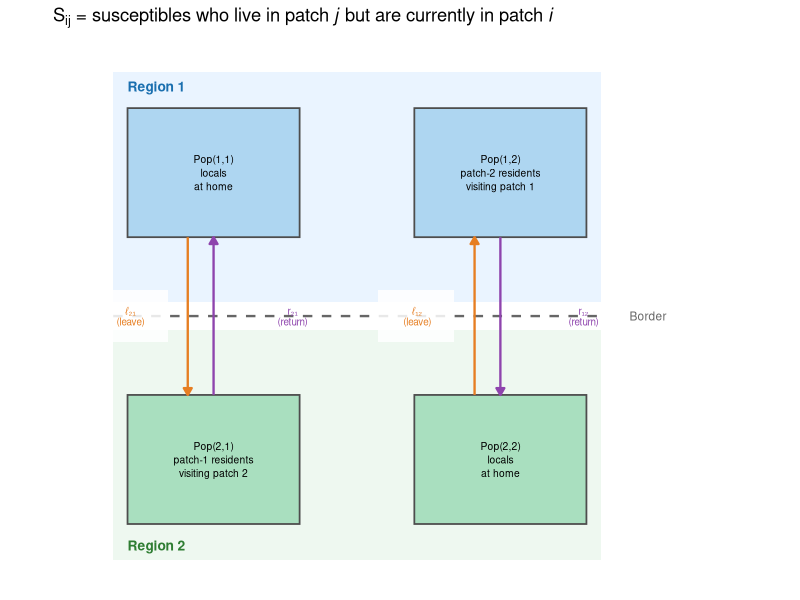

Write the R code that produced this figure.
# ============================================================
# Generate fig3_commuter_schematic.png
#
# Schematic of the two-region commuter metapopulation model.
# Shows four subpopulations (Pop(i,j)) with orange leaving
# arrows (ℓ) and purple return arrows (r) between regions.
# White background boxes ensure ℓ labels are visible over
# the shaded region backgrounds.
#
# Written by Claude Sonnet 4.6 (Anthropic)
# ============================================================

library(ggplot2)

nodes <- data.frame(
  x     = c(1, 3, 1, 3),
  y     = c(3, 3, 1, 1),
  label = c("Pop(1,1)\nlocals\nat home",
            "Pop(1,2)\npatch-2 residents\nvisiting patch 1",
            "Pop(2,1)\npatch-1 residents\nvisiting patch 2",
            "Pop(2,2)\nlocals\nat home"),
  patch = c("1", "1", "2", "2")
)

border_df <- data.frame(x = c(0.3, 3.7), y = c(2, 2))

p <- ggplot() +

  # Region shading (drawn first, underneath everything)
  annotate("rect", xmin = 0.3, xmax = 3.7, ymin = 2.1, ymax = 3.7,
           fill = "#cce5ff", alpha = 0.4) +
  annotate("rect", xmin = 0.3, xmax = 3.7, ymin = 0.3, ymax = 1.9,
           fill = "#d4edda", alpha = 0.4) +

  # Border line
  geom_line(data = border_df, aes(x = x, y = y),
            linetype = "dashed", colour = "grey40", linewidth = 0.8) +
  annotate("text", x = 3.9, y = 2, label = "Border",
           colour = "grey40", hjust = 0, size = 3) +

  # Region labels
  annotate("text", x = 0.4, y = 3.6, label = "Region 1",
           colour = "#1a6faf", fontface = "bold", size = 3.5, hjust = 0) +
  annotate("text", x = 0.4, y = 0.4, label = "Region 2",
           colour = "#2e7d32", fontface = "bold", size = 3.5, hjust = 0) +

  # Node boxes
  geom_tile(data = nodes, aes(x = x, y = y, fill = patch),
            width = 1.2, height = 0.9, colour = "grey30", linewidth = 0.6) +
  scale_fill_manual(values = c("1" = "#aed6f1", "2" = "#a9dfbf"),
                    guide = "none") +
  geom_text(data = nodes, aes(x = x, y = y, label = label),
            size = 2.6, lineheight = 1.1) +

  # --- Left column ---
  # Orange: leaving arrow (downward, left side)
  annotate("segment", x = 0.82, xend = 0.82, y = 2.55, yend = 1.45,
           arrow = arrow(length = unit(0.2, "cm"), type = "closed"),
           colour = "#e67e22", linewidth = 0.8) +
  # White box behind ℓ label so it sits on top of shading
  annotate("rect", xmin = 0.15, xmax = 0.68, ymin = 1.82, ymax = 2.18,
           fill = "white", alpha = 0.85) +
  annotate("text", x = 0.42, y = 2, label = "ℓ₂₁\n(leave)",
           colour = "#e67e22", size = 2.5, hjust = 0.5, lineheight = 0.9) +
  # Purple: return arrow (upward, right side of left column)
  annotate("segment", x = 1.0, xend = 1.0, y = 1.45, yend = 2.55,
           arrow = arrow(length = unit(0.2, "cm"), type = "closed"),
           colour = "#8e44ad", linewidth = 0.8) +
  annotate("text", x = 1.55, y = 2, label = "r₂₁\n(return)",
           colour = "#8e44ad", size = 2.5, hjust = 0.5, lineheight = 0.9) +

  # --- Right column ---
  # Orange: leaving arrow (upward, left side of right column)
  annotate("segment", x = 2.82, xend = 2.82, y = 1.45, yend = 2.55,
           arrow = arrow(length = unit(0.2, "cm"), type = "closed"),
           colour = "#e67e22", linewidth = 0.8) +
  # White box behind ℓ label
  annotate("rect", xmin = 2.15, xmax = 2.68, ymin = 1.82, ymax = 2.18,
           fill = "white", alpha = 0.85) +
  annotate("text", x = 2.42, y = 2, label = "ℓ₁₂\n(leave)",
           colour = "#e67e22", size = 2.5, hjust = 0.5, lineheight = 0.9) +
  # Purple: return arrow (downward, right side)
  annotate("segment", x = 3.0, xend = 3.0, y = 2.55, yend = 1.45,
           arrow = arrow(length = unit(0.2, "cm"), type = "closed"),
           colour = "#8e44ad", linewidth = 0.8) +
  annotate("text", x = 3.58, y = 2, label = "r₁₂\n(return)",
           colour = "#8e44ad", size = 2.5, hjust = 0.5, lineheight = 0.9) +

  coord_fixed() +
  xlim(0.1, 4.5) + ylim(0.2, 3.8) +
  theme_void() +
  labs(title = expression(paste(
    S[ij], " = susceptibles who live in patch ", italic(j),
    " but are currently in patch ", italic(i))))

png("fig3_commuter_schematic.png", width = 760, height = 500, res = 120)
print(p)
dev.off()
